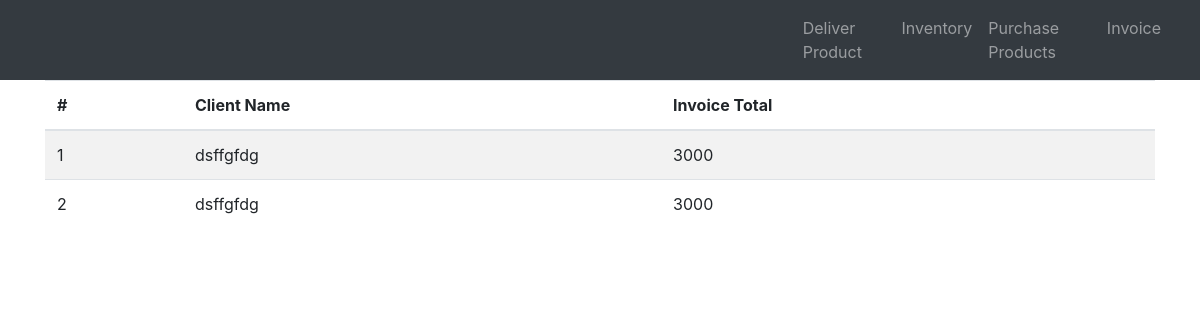
The app's page /invoice.php with its own data.
### tables this page shows
CREATE TABLE `invoice` (
  `InvoiceId` int(11) NOT NULL,
  `ClientId` int(11) NOT NULL,
  `ProductId` int(11) NOT NULL,
  `InvoiceTotal` double NOT NULL
);

CREATE TABLE `client` (
  `ClientId` int(11) NOT NULL,
  `ClientName` varchar(255) NOT NULL
);

### invoice.php (the view)
<?php include("db.php");
$query = "SELECT ClientId, InvoiceTotal FROM invoice";
$result = mysqli_query($conn, $query);
$rowi = mysqli_fetch_assoc($result);
$ClientId = $rowi["ClientId"];
$queryn = "SELECT ClientName FROM client WHERE ClientId = '$ClientId'";
$resultn = mysqli_query($conn, $queryn);
$rown = mysqli_fetch_assoc($resultn);
?>
<?php include('includes/header.php'); ?>
<div class="container">
<table class="table table-striped">
  <thead>
    <tr>
      <th scope="col">#</th>
      <th scope="col">Client Name</th>
      <th scope="col">Invoice Total</th>
    </tr>
  </thead>
  <tbody>
          <?php
          $rowcount=0;
          while($rowi = mysqli_fetch_assoc($result)) {
          $rowcount++; ?>
          <tr>
            <td><?php echo $rowcount; ?></td>
            <td><?php echo $rown['ClientName']; ?></td>
            <td><?php echo $rowi['InvoiceTotal']; ?></td>
          </tr>
          <?php } ?>
        </tbody>
</table>
</div>
<?php include('includes/footer.php'); ?>

### records on screen
invoice: InvoiceTotal "3000"
client: ClientName "dsffgfdg"
invoice: InvoiceTotal "3000"
